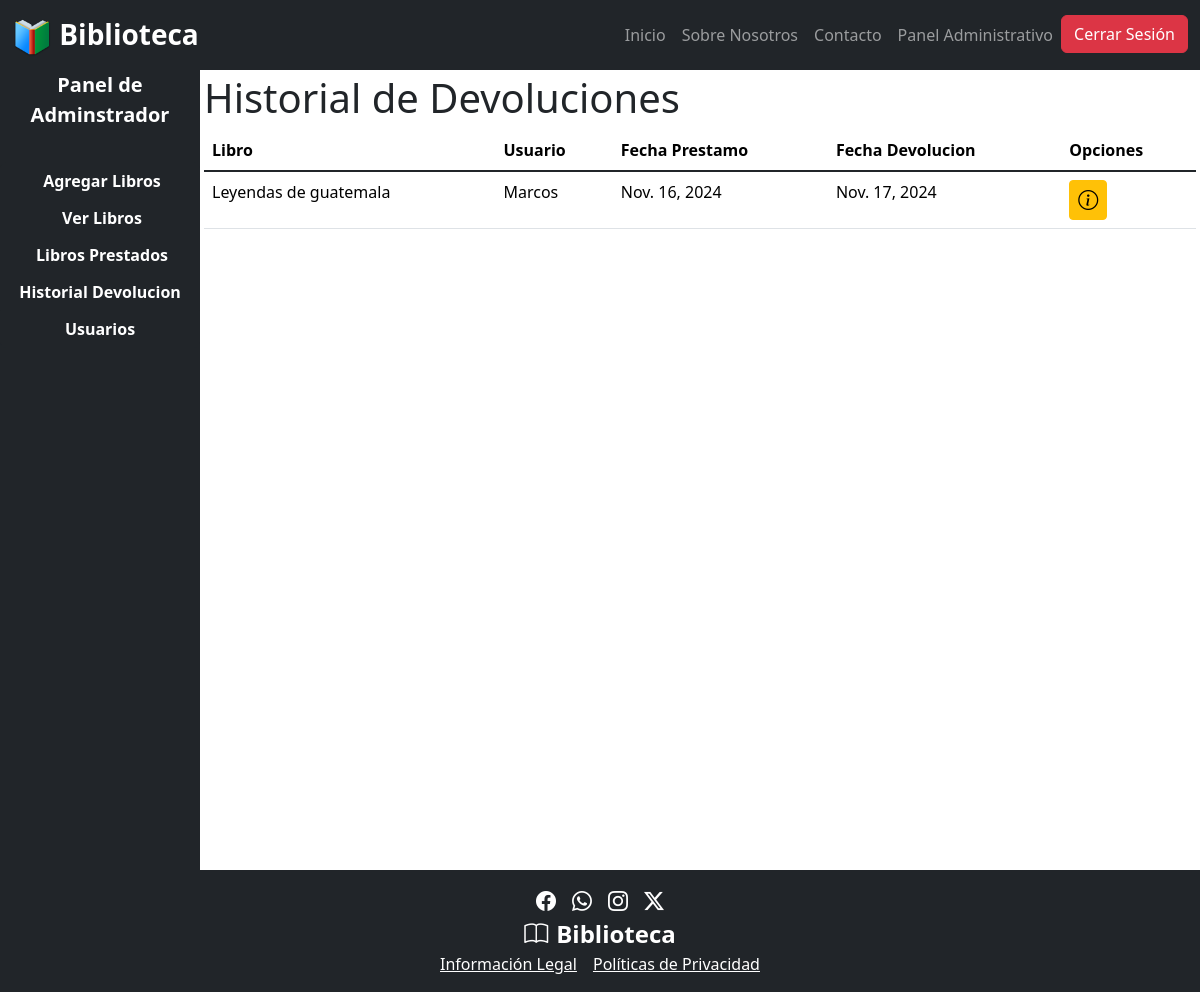
Before: /historial-devoluciones/ (signed in) with the older database file.
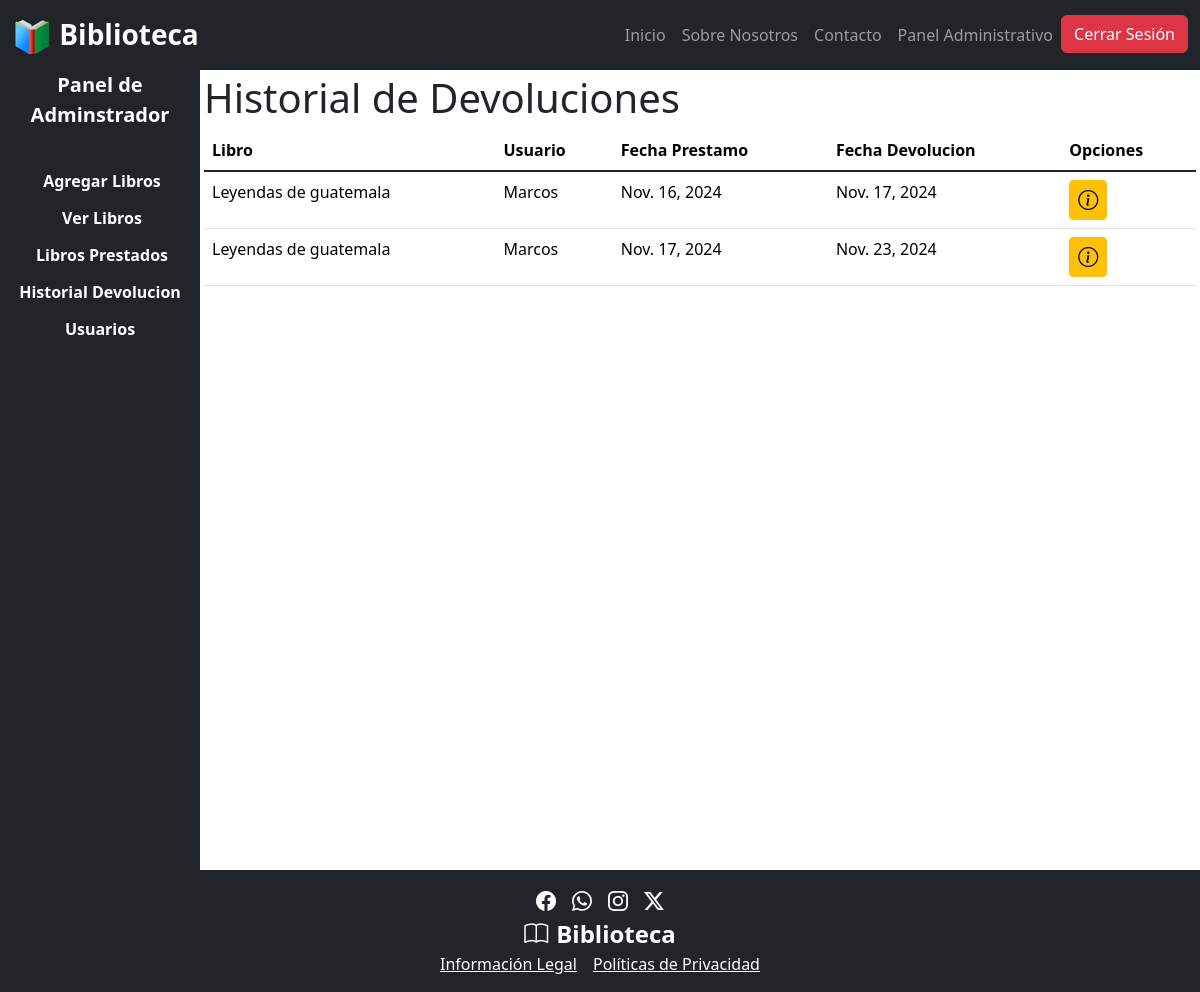
After: the same page with the newer database file.
### app/models.py (models this page shows, shortened)
class Prestamo(models.Model):
    libro = models.ForeignKey(libros, on_delete=models.CASCADE)
    usuario = models.ForeignKey(User, on_delete=models.CASCADE)
    fecha_prestamo = models.DateField(auto_now_add=True)
    fecha_devolucion = models.DateField(null=True, blank=True)
    devuelto = models.BooleanField(default=False)  # Indica si el libro ha sido devuelto

class libros(models.Model):
    titulo = models.CharField(max_length=100)
    autor = models.CharField(max_length=100)
    genero = models.ForeignKey(genero, on_delete=models.SET_NULL, null=True, blank=True)
    fecha_publicacion = models.DateField()
    disponibilidad = models.BooleanField(default=True)
    isbn = models.CharField(max_length=13, unique=True)
    cantidad_total = models.PositiveIntegerField(default=1)  # Cantidad total del libro en inventario
    cantidad_disponible = models.PositiveIntegerField(default=1)  # Cantidad disponible para préstamo

### app/views.py (the view)
# urls.py: path('historial-devoluciones/',historial_devoluciones,name='historiald'),
@user_passes_test(es_admin)
def historial_devoluciones(request):
    devoluciones = Prestamo.objects.filter(devuelto=True)
    return render(request, "admins/historial_devoluciones.html",{'devoluciones':devoluciones})

### app/views.py (called while the page is built)
def es_admin(user):
    return user.is_staff

### app/templates/admins/historial_devoluciones.html (shortened to what this page needs)
{% extends "../admins/base_admin.html" %}{% block admin_content %}
<div class="container p-1">
    <h1>Historial de Devoluciones</h1>
    <table class="table">
        <thead>
          <tr>
            <th scope="col">Libro</th>
            <th scope="col">Usuario</th>
            <th scope="col" class="d-none d-md-table-cell">Fecha Prestamo</th>
            <th scope="col" class="d-none d-md-table-cell">Fecha Devolucion</th>
            <th scope="col">Opciones</th>
          </tr>
        </thead>
        <tbody class="table-group-divider">
            {% for d in devoluciones %}
            <tr>
                <td>{{ d.libro.titulo }}</td>
                <td>{{ d.usuario }}</td>
                <td class="d-none d-md-table-cell">{{ d.fecha_prestamo }}</td>
                <td class="d-none d-md-table-cell">{{ d.fecha_devolucion }}</td>
                <td>
                  <button
                  class="btn btn-warning d-inline-flex btn-sm py-1"
                  data-bs-toggle="modal"
                  data-bs-target="#info-{{d.id}}"
                  title="mas detalles"
                  >
                    <i class="bi bi-info-circle fs-5"></i>
                  </button>
                </td>
              </tr>
          {% endfor %}
      </tbody>
    </table>
</div>
{% endblock %}

Changed rows visible on the page:
now on this page (row edited): Prestamo: libro.titulo "Leyendas de guatemala", usuario "Marcos", fecha_prestamo "Nov. 17, 2024", fecha_devolucion "Nov. 23, 2024"
